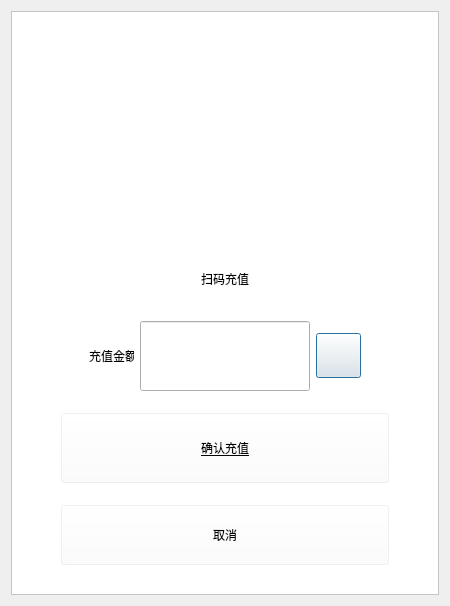
<?xml version="1.0" encoding="UTF-8"?>
<ui version="4.0">
 <class>reCharge_ui</class>
 <widget class="QDialog" name="reCharge_ui">
  <property name="geometry">
   <rect>
    <x>0</x>
    <y>0</y>
    <width>450</width>
    <height>606</height>
   </rect>
  </property>
  <property name="windowTitle">
   <string>Dialog</string>
  </property>
  <layout class="QVBoxLayout" name="verticalLayout">
   <item>
    <widget class="QFrame" name="frame">
     <property name="styleSheet">
      <string notr="true">#frame{
	background-color: rgb(255, 255, 255);}
</string>
     </property>
     <property name="frameShape">
      <enum>QFrame::StyledPanel</enum>
     </property>
     <property name="frameShadow">
      <enum>QFrame::Raised</enum>
     </property>
     <layout class="QVBoxLayout" name="verticalLayout_2">
      <item>
       <layout class="QHBoxLayout" name="horizontalLayout">
        <item>
         <spacer name="horizontalSpacer_7">
          <property name="orientation">
           <enum>Qt::Horizontal</enum>
          </property>
          <property name="sizeType">
           <enum>QSizePolicy::Maximum</enum>
          </property>
          <property name="sizeHint" stdset="0">
           <size>
            <width>40</width>
            <height>20</height>
           </size>
          </property>
         </spacer>
        </item>
        <item>
         <widget class="QLabel" name="label">
          <property name="minimumSize">
           <size>
            <width>200</width>
            <height>200</height>
           </size>
          </property>
          <property name="maximumSize">
           <size>
            <width>200</width>
            <height>200</height>
           </size>
          </property>
          <property name="styleSheet">
           <string notr="true">border-image: url(:/new/prefix1/m_icon/YUAN.png);</string>
          </property>
          <property name="text">
           <string/>
          </property>
         </widget>
        </item>
        <item>
         <spacer name="horizontalSpacer_8">
          <property name="orientation">
           <enum>Qt::Horizontal</enum>
          </property>
          <property name="sizeType">
           <enum>QSizePolicy::Maximum</enum>
          </property>
          <property name="sizeHint" stdset="0">
           <size>
            <width>40</width>
            <height>20</height>
           </size>
          </property>
         </spacer>
        </item>
       </layout>
      </item>
      <item>
       <layout class="QHBoxLayout" name="horizontalLayout_6">
        <item>
         <spacer name="horizontalSpacer_9">
          <property name="orientation">
           <enum>Qt::Horizontal</enum>
          </property>
          <property name="sizeHint" stdset="0">
           <size>
            <width>40</width>
            <height>20</height>
           </size>
          </property>
         </spacer>
        </item>
        <item>
         <widget class="QLabel" name="label_2">
          <property name="maximumSize">
           <size>
            <width>16777215</width>
            <height>40</height>
           </size>
          </property>
          <property name="text">
           <string>扫码充值</string>
          </property>
         </widget>
        </item>
        <item>
         <spacer name="horizontalSpacer_10">
          <property name="orientation">
           <enum>Qt::Horizontal</enum>
          </property>
          <property name="sizeHint" stdset="0">
           <size>
            <width>40</width>
            <height>20</height>
           </size>
          </property>
         </spacer>
        </item>
       </layout>
      </item>
      <item>
       <layout class="QHBoxLayout" name="horizontalLayout_5" stretch="1,4,1">
        <item>
         <spacer name="horizontalSpacer_5">
          <property name="orientation">
           <enum>Qt::Horizontal</enum>
          </property>
          <property name="sizeHint" stdset="0">
           <size>
            <width>40</width>
            <height>20</height>
           </size>
          </property>
         </spacer>
        </item>
        <item>
         <layout class="QHBoxLayout" name="horizontalLayout_3">
          <item>
           <widget class="QLabel" name="label_Money_2">
            <property name="sizePolicy">
             <sizepolicy hsizetype="Maximum" vsizetype="Preferred">
              <horstretch>0</horstretch>
              <verstretch>0</verstretch>
             </sizepolicy>
            </property>
            <property name="maximumSize">
             <size>
              <width>45</width>
              <height>16777215</height>
             </size>
            </property>
            <property name="text">
             <string>充值金额：</string>
            </property>
           </widget>
          </item>
          <item>
           <widget class="QLineEdit" name="lETMoney">
            <property name="sizePolicy">
             <sizepolicy hsizetype="Expanding" vsizetype="Preferred">
              <horstretch>0</horstretch>
              <verstretch>0</verstretch>
             </sizepolicy>
            </property>
            <property name="minimumSize">
             <size>
              <width>0</width>
              <height>70</height>
             </size>
            </property>
            <property name="cursor">
             <cursorShape>IBeamCursor</cursorShape>
            </property>
            <property name="styleSheet">
             <string notr="true"/>
            </property>
            <property name="readOnly">
             <bool>false</bool>
            </property>
            <property name="placeholderText">
             <string/>
            </property>
           </widget>
          </item>
          <item>
           <widget class="QPushButton" name="btnCharge_2">
            <property name="sizePolicy">
             <sizepolicy hsizetype="Maximum" vsizetype="Fixed">
              <horstretch>0</horstretch>
              <verstretch>0</verstretch>
             </sizepolicy>
            </property>
            <property name="minimumSize">
             <size>
              <width>45</width>
              <height>45</height>
             </size>
            </property>
            <property name="maximumSize">
             <size>
              <width>45</width>
              <height>45</height>
             </size>
            </property>
            <property name="cursor">
             <cursorShape>ArrowCursor</cursorShape>
            </property>
            <property name="styleSheet">
             <string notr="true">border-image: url(:/new/prefix1/m_icon/YUAN.png);</string>
            </property>
            <property name="text">
             <string/>
            </property>
           </widget>
          </item>
         </layout>
        </item>
        <item>
         <spacer name="horizontalSpacer_6">
          <property name="orientation">
           <enum>Qt::Horizontal</enum>
          </property>
          <property name="sizeHint" stdset="0">
           <size>
            <width>40</width>
            <height>20</height>
           </size>
          </property>
         </spacer>
        </item>
       </layout>
      </item>
      <item>
       <layout class="QHBoxLayout" name="horizontalLayout_2">
        <item>
         <spacer name="horizontalSpacer">
          <property name="orientation">
           <enum>Qt::Horizontal</enum>
          </property>
          <property name="sizeType">
           <enum>QSizePolicy::Maximum</enum>
          </property>
          <property name="sizeHint" stdset="0">
           <size>
            <width>40</width>
            <height>20</height>
           </size>
          </property>
         </spacer>
        </item>
        <item>
         <widget class="QPushButton" name="btnOK">
          <property name="minimumSize">
           <size>
            <width>0</width>
            <height>70</height>
           </size>
          </property>
          <property name="cursor">
           <cursorShape>PointingHandCursor</cursorShape>
          </property>
          <property name="styleSheet">
           <string notr="true">font: 12pt &quot;AcadEref&quot;;
background-color: rgba(255, 255, 255, 50);
text-decoration: underline;</string>
          </property>
          <property name="text">
           <string>确认充值</string>
          </property>
         </widget>
        </item>
        <item>
         <spacer name="horizontalSpacer_2">
          <property name="orientation">
           <enum>Qt::Horizontal</enum>
          </property>
          <property name="sizeType">
           <enum>QSizePolicy::Maximum</enum>
          </property>
          <property name="sizeHint" stdset="0">
           <size>
            <width>40</width>
            <height>20</height>
           </size>
          </property>
         </spacer>
        </item>
       </layout>
      </item>
      <item>
       <layout class="QHBoxLayout" name="horizontalLayout_4">
        <item>
         <spacer name="horizontalSpacer_3">
          <property name="orientation">
           <enum>Qt::Horizontal</enum>
          </property>
          <property name="sizeType">
           <enum>QSizePolicy::Maximum</enum>
          </property>
          <property name="sizeHint" stdset="0">
           <size>
            <width>40</width>
            <height>20</height>
           </size>
          </property>
         </spacer>
        </item>
        <item>
         <widget class="QPushButton" name="btnCancel">
          <property name="minimumSize">
           <size>
            <width>0</width>
            <height>60</height>
           </size>
          </property>
          <property name="cursor">
           <cursorShape>PointingHandCursor</cursorShape>
          </property>
          <property name="styleSheet">
           <string notr="true">background-color: rgba(255, 255, 255, 50);</string>
          </property>
          <property name="text">
           <string>取消</string>
          </property>
         </widget>
        </item>
        <item>
         <spacer name="horizontalSpacer_4">
          <property name="orientation">
           <enum>Qt::Horizontal</enum>
          </property>
          <property name="sizeType">
           <enum>QSizePolicy::Maximum</enum>
          </property>
          <property name="sizeHint" stdset="0">
           <size>
            <width>40</width>
            <height>20</height>
           </size>
          </property>
         </spacer>
        </item>
       </layout>
      </item>
     </layout>
    </widget>
   </item>
  </layout>
 </widget>
 <resources/>
 <connections/>
</ui>
